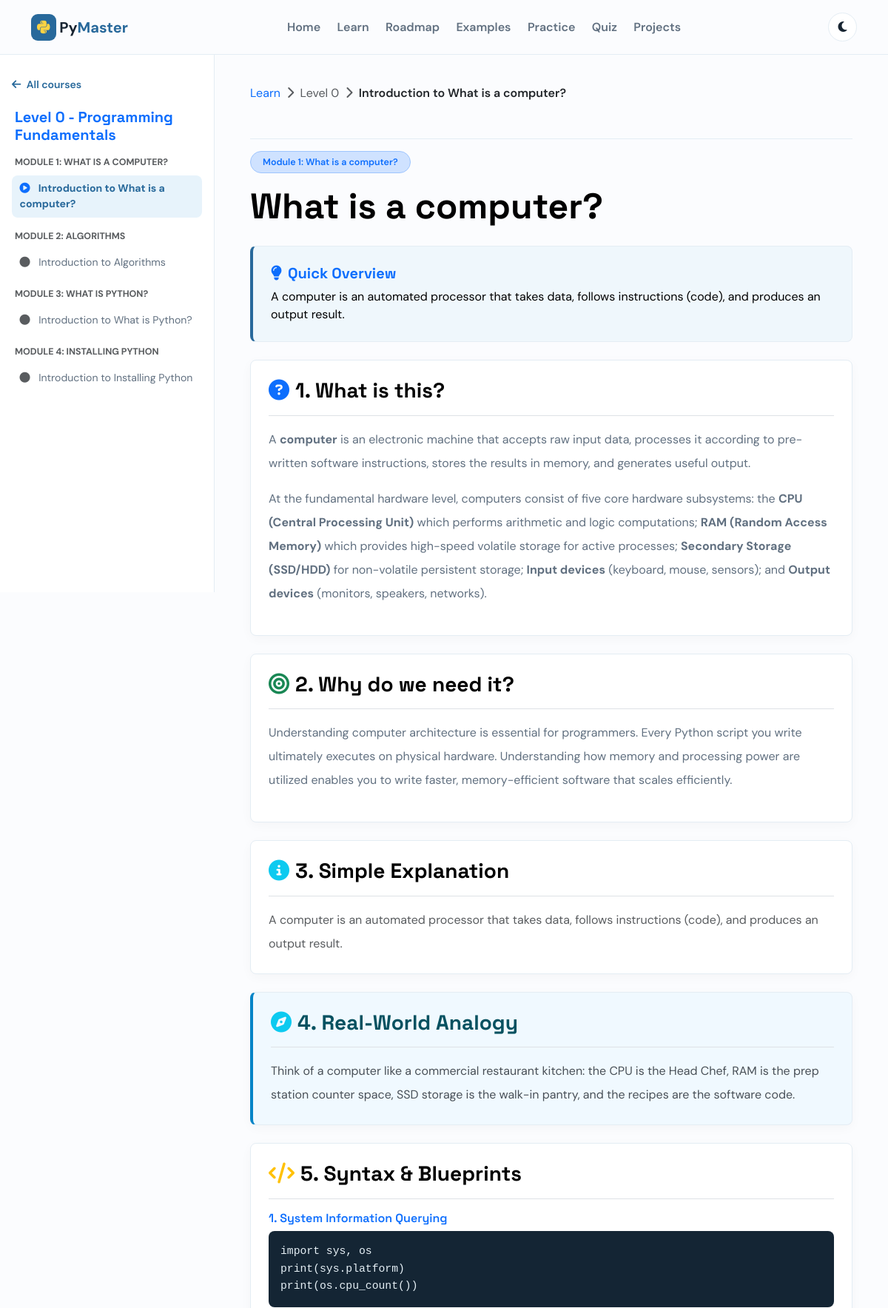
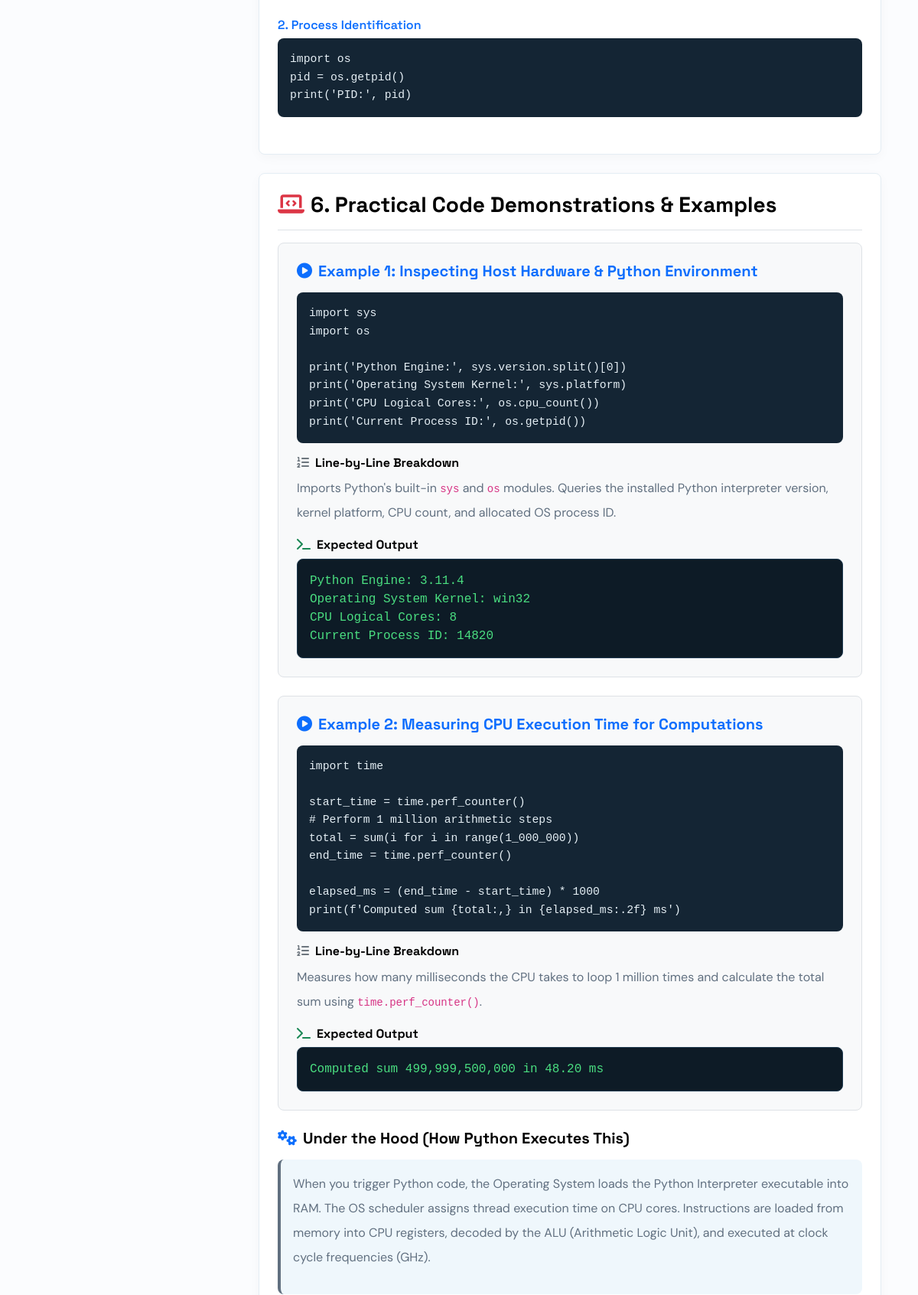
The page /lessons/level-0-module-1-what-is-a-computer (upper part) on the database its author committed (2 pictures, top to bottom).
### models/course.py (models this page shows)
class Course(db.Model):
    __tablename__ = "courses"
    id = db.Column(db.Integer, primary_key=True)
    title = db.Column(db.String(150), nullable=False, unique=True)
    slug = db.Column(db.String(160), nullable=False, unique=True, index=True)
    description = db.Column(db.Text, nullable=False)
    level = db.Column(db.String(30), nullable=False, default="Beginner")
    thumbnail = db.Column(db.String(255))
    created_at = db.Column(db.DateTime, nullable=False, default=datetime.utcnow)
    modules = db.relationship("Module", back_populates="course", cascade="all, delete-orphan", order_by="Module.position")
    projects = db.relationship("Project", back_populates="course", cascade="all, delete-orphan")

### models/module.py (models this page shows)
class Module(db.Model):
    __tablename__ = "modules"
    id = db.Column(db.Integer, primary_key=True)
    course_id = db.Column(db.Integer, db.ForeignKey("courses.id"), nullable=False)
    title = db.Column(db.String(150), nullable=False)
    description = db.Column(db.Text)
    position = db.Column(db.Integer, nullable=False, default=1)
    course = db.relationship("Course", back_populates="modules")
    lessons = db.relationship("Lesson", back_populates="module", cascade="all, delete-orphan", order_by="Lesson.position")

### models/lesson.py (models this page shows)
class Lesson(db.Model):
    __tablename__ = "lessons"
    id = db.Column(db.Integer, primary_key=True)
    module_id = db.Column(db.Integer, db.ForeignKey("modules.id"), nullable=False)
    title = db.Column(db.String(180), nullable=False)
    slug = db.Column(db.String(190), nullable=False, unique=True, index=True)
    content = db.Column(db.Text, nullable=False)
    position = db.Column(db.Integer, nullable=False, default=1)
    estimated_minutes = db.Column(db.Integer, nullable=False, default=10)
    module = db.relationship("Module", back_populates="lessons")
    code_examples = db.relationship("CodeExample", back_populates="lesson", cascade="all, delete-orphan")
    practice_problems = db.relationship("PracticeProblem", back_populates="lesson", cascade="all, delete-orphan")
    quiz_questions = db.relationship("QuizQuestion", back_populates="lesson", cascade="all, delete-orphan")

### routes/main.py (the view)
@main_bp.get("/lessons/<slug>")
def lesson(slug):
    current = Lesson.query.filter_by(slug=slug).first_or_404()
    course = current.module.course
    lessons = [x for m in course.modules for x in m.lessons]
    index = lessons.index(current)
    return render_template(
        "lesson.html",
        lesson=current,
        course=course,
        modules=course.modules,
        guide=guide(current),
        previous=lessons[index - 1] if index else None,
        next_lesson=lessons[index + 1] if index + 1 < len(lessons) else None,
        progress=round((index + 1) / len(lessons) * 100),
    )

### models/quiz_question.py (called while the page is built)
    @property
    def options(self):
        return json.loads(self.options_json)

### services/lesson_content.py (called while the page is built)
def concept_name(lesson):
    return lesson.title.replace("Introduction to ", "").strip()

def guide(lesson):
    concept = concept_name(lesson)
    concept_lower = concept.lower()
    matched_guide = None
    for key, data in DETAILED_GUIDES.items():
        if key in concept_lower:
            matched_guide = dict(data)
            matched_guide["concept"] = concept
            break
    if not matched_guide:
        matched_guide = build_dynamic_detailed_guide(concept, lesson)
    if "analogy" not in matched_guide or not matched_guide["analogy"]:
        analogy_text = next(
            (text for key, text in ANALOGIES.items() if key.lower() in concept_lower),
            f"Think of {concept} as a reliable building block in your software system."
        )
        matched_guide["analogy"] = analogy_text
    return matched_guide

### templates/lesson.html (shortened to what this page needs)
{% extends "index.html" %}
{% block content %}
<div class="lesson-shell">
  <aside class="lesson-sidebar">
    <a href="{{ url_for('main.learn') }}" class="back-link mb-3 text-decoration-none fw-semibold">
      <i class="fa fa-arrow-left me-1"></i> All courses
    </a>
    <h3 class="h5 fw-bold text-primary mb-3 px-1">{{ course.title }}</h3>
    {% for module in modules %}
    <div class="side-module mb-3">
      <b class="text-uppercase text-muted fs-7 d-block px-1 mb-2">{{ module.title }}</b>
      {% for item in module.lessons %}
      <a class="side-lesson-link {{ 'current' if item.id == lesson.id }}" href="{{ url_for('main.lesson', slug=item.slug) }}">
        <i class="fa {{ 'fa-play-circle text-primary' if item.id == lesson.id else 'fa-circle text-muted' }} me-2"></i> {{ item.title }}
      </a>
      {% endfor %}
    </div>
    {% endfor %}
  </aside>
  <article class="lesson-main">
    <nav class="breadcrumbs mb-3">
      <a href="{{ url_for('main.learn') }}" class="text-decoration-none">Learn</a>
      <i class="fa fa-chevron-right text-muted mx-1"></i>
      <span class="text-muted">{{ course.level }}</span>
      <i class="fa fa-chevron-right text-muted mx-1"></i>
      <span class="text-dark fw-semibold">{{ lesson.title }}</span>
    </nav>
    <div class="badge bg-primary-subtle text-primary border border-primary-subtle px-3 py-2 rounded-pill mb-3 fw-semibold fs-7">
      {{ lesson.module.title }}
    </div>
    <h1 class="display-5 fw-bold mb-4 text-body-emphasis">{{ guide.concept }}</h1>
    <div class="overview-box p-4 rounded-3 mb-4">
      <h5 class="fw-bold text-primary mb-2"><i class="fa fa-lightbulb me-2"></i>Quick Overview</h5>
      <div class="fs-6 lh-base text-body-emphasis">{{ guide.simple | safe }}</div>
    </div>
    <section class="lesson-card p-4 rounded-3 mb-4">
      <h2 class="h3 fw-bold text-body-emphasis border-bottom pb-3 mb-3"><i class="fa fa-question-circle text-primary me-2"></i>1. What is this?</h2>
      <div class="lh-lg fs-6 text-body-secondary">{{ guide.what | safe }}</div>
    </section>
    <section class="lesson-card p-4 rounded-3 mb-4">
      <h2 class="h3 fw-bold text-body-emphasis border-bottom pb-3 mb-3"><i class="fa fa-bullseye text-success me-2"></i>2. Why do we need it?</h2>
      <div class="lh-lg fs-6 text-body-secondary">{{ guide.why | safe }}</div>
    </section>
    <section class="lesson-card p-4 rounded-3 mb-4">
      <h2 class="h3 fw-bold text-body-emphasis border-bottom pb-3 mb-3"><i class="fa fa-info-circle text-info me-2"></i>3. Simple Explanation</h2>
      <div class="lh-lg fs-6 text-body-secondary">{{ guide.simple | safe }}</div>
    </section>
    <section class="lesson-card analogy-card p-4 rounded-3 mb-4">
      <h2 class="h3 fw-bold text-info-emphasis border-bottom pb-3 mb-3"><i class="fa fa-compass text-info me-2"></i>4. Real-World Analogy</h2>
      <div class="lh-lg fs-6 text-dark-emphasis">{{ guide.analogy | safe }}</div>
    </section>
    <section class="lesson-card p-4 rounded-3 mb-4">
      <h2 class="h3 fw-bold text-body-emphasis border-bottom pb-3 mb-3"><i class="fa fa-code text-warning me-2"></i>5. Syntax & Blueprints</h2>
      {% if guide.syntaxes %}
        {% for syn in guide.syntaxes %}
        <div class="mb-4">
          <h5 class="fw-semibold text-primary fs-6 mb-2">{{ syn.label }}</h5>
          <div class="code-box p-3 rounded-3 font-monospace">
            <pre class="m-0"><code>{{ syn.code }}</code></pre>
          </div>
        </div>
        {% endfor %}
      {% else %}
        <div class="code-box p-3 rounded-3 font-monospace">
          <pre class="m-0"><code>{{ guide.syntax }}</code></pre>
        </div>
      {% endif %}
    </section>
    <section class="lesson-card p-4 rounded-3 mb-4">
      <h2 class="h3 fw-bold text-body-emphasis border-bottom pb-3 mb-3"><i class="fa fa-laptop-code text-danger me-2"></i>6. Practical Code Demonstrations & Examples</h2>
      {% if guide.examples %}
        {% for eg in guide.examples %}
        <div class="example-block border rounded-3 p-4 mb-4 bg-body-tertiary">
          <h4 class="h5 fw-bold text-primary mb-3"><i class="fa fa-play-circle me-2"></i>{{ eg.title }}</h4>
          <div class="code-box p-3 rounded-3 font-monospace mb-3">
            <pre class="m-0"><code>{{ eg.code }}</code></pre>
          </div>
          <h5 class="fw-bold text-body-emphasis fs-6 mb-2"><i class="fa fa-list-ol text-secondary me-2"></i>Line-by-Line Breakdown</h5>
          <div class="lh-lg fs-6 text-body-secondary mb-3">{{ eg.breakdown | safe }}</div>
          <h5 class="fw-bold text-body-emphasis fs-6 mb-2"><i class="fa fa-terminal text-success me-2"></i>Expected Output</h5>
          <div class="output-box p-3 rounded-3 font-monospace">
            <pre class="m-0 fs-6"><code>{{ eg.output }}</code></pre>
          </div>
        </div>
        {% endfor %}
      {% endif %}
      <h3 class="h5 fw-bold text-body-emphasis mt-4 mb-3"><i class="fa fa-cogs text-primary me-2"></i>Under the Hood (How Python Executes This)</h3>
      <div class="under-hood-box p-3 rounded-3 lh-lg text-body-emphasis mb-0">{{ guide.works | safe }}</div>
    </section>
  </article>
</div>
{% endblock %}

### static/css/main.css (style rules this page uses)
:root { --b: #28699b; --y: #ffd343; --ink: #172431; --muted: #617080; --bg: #fbfcfe; --card: #fff; --tint: #eff7fc; --border: #e4edf4; }
* { box-sizing: border-box; }
html { scroll-behavior: smooth; scroll-padding-top: 80px; }
body { background: var(--bg); color: var(--ink); font-family: "DM Sans", sans-serif; }
h1, h2, h3, h4, h5, h6 { font-family: "Space Grotesk", sans-serif; color: var(--ink); }
p { color: var(--muted); }
nav { min-height: 74px; background: var(--bg); border-bottom: 1px solid var(--border); }
.lesson-shell { display: grid; grid-template-columns: 290px minmax(0, 1fr); max-width: 1440px; margin: 0 auto; width: 100%; min-height: calc(100vh - 74px); }
.lesson-sidebar { position: sticky; top: 74px; height: calc(100vh - 74px); overflow-y: auto; padding: 1.5rem 1rem 3rem; border-right: 1px solid var(--border); background: var(--card); }
.back-link { display: inline-block; color: var(--b); font-size: 0.88rem; padding: 0.35rem 0; }
.side-lesson-link { display: block; padding: 0.45rem 0.65rem; margin: 0.15rem 0; border-radius: 8px; color: var(--muted); font-size: 0.88rem; text-decoration: none; transition: background 0.15s ease, color 0.15s ease; }
.side-lesson-link.current { background: #e7f3fb; color: var(--b); font-weight: 700; }
.lesson-main { max-width: 960px; width: 100%; padding: 2.5rem 3rem 5rem; margin: 0 auto; }
.lesson-card { background: var(--card); border: 1px solid var(--border); border-radius: 16px; box-shadow: 0 4px 15px rgba(0, 0, 0, 0.03); }
.overview-box { background: var(--tint); border: 1px solid var(--border); border-left: 4px solid var(--b); }
.analogy-card { background: #f0f9ff; border-left: 4px solid #0284c7 !important; }
.code-box { background: #142534; color: #e5eff5; border-radius: 12px; }
.code-box pre { color: #e5eff5; font-family: "Consolas", "Fira Code", monospace; font-size: 0.92rem; line-height: 1.6; }
.output-box { background: #0d1b26; color: #4ade80; border-radius: 10px; border: 1px solid #1e3a50; }
.output-box pre { color: #4ade80; font-family: "Consolas", "Fira Code", monospace; }
.under-hood-box { background: var(--tint); border-left: 4px solid var(--muted); }
.fs-7 { font-size: 0.78rem !important; }

### rows shown on the page
Course: title "Level 0 - Programming Fundamentals", level "Level 0"
Module: title "MODULE 1: WHAT IS A COMPUTER?", module "Module 1: What is a computer?"
Lesson: title "Introduction to What is a computer?"
Module: title "MODULE 2: ALGORITHMS"
Lesson: title "Introduction to Algorithms"
Module: title "MODULE 3: WHAT IS PYTHON?"
Lesson: title "Introduction to What is Python?"
Module: title "MODULE 4: INSTALLING PYTHON"
Lesson: title "Introduction to Installing Python"

### other values the page prints
{{ n }} "Home" "Learn" "Roadmap" "Examples" "Practice" "Quiz" "Projects"
{{ guide.concept }} "What is a computer?"
{{ guide.simple | safe }} "A computer is an automated processor that takes data, follows instructions (code), and produces an output result."
{{ guide.analogy | safe }} "Think of a computer like a commercial restaurant kitchen: the CPU is the Head Chef, RAM is the prep station counter space, SSD storage is the walk-in pantry, and the recipes are the software code."
{{ syn.label }} "1. System Information Querying" "2. Process Identification"
{{ syn.code }} "import sys, os print(sys.platform) print(os.cpu_count())" "import os pid = os.getpid() print('PID:', pid)"
{{ eg.title }} "Example 1: Inspecting Host Hardware & Python Environment" "Example 2: Measuring CPU Execution Time for Computations"
{{ eg.breakdown | safe }} "Imports Python's built-in sys and os modules. Queries the installed Python interpreter version, kernel platform, CPU count, and allocated OS process ID." "Measures how many milliseconds the CPU takes to loop 1 million times and calculate the total sum using time.perf_counter() ."
{{ eg.output }} "Python Engine: 3.11.4 Operating System Kernel: win32 CPU Logical Cores: 8 Current Process ID: 14820" "Computed sum 499,999,500,000 in 48.20 ms"
